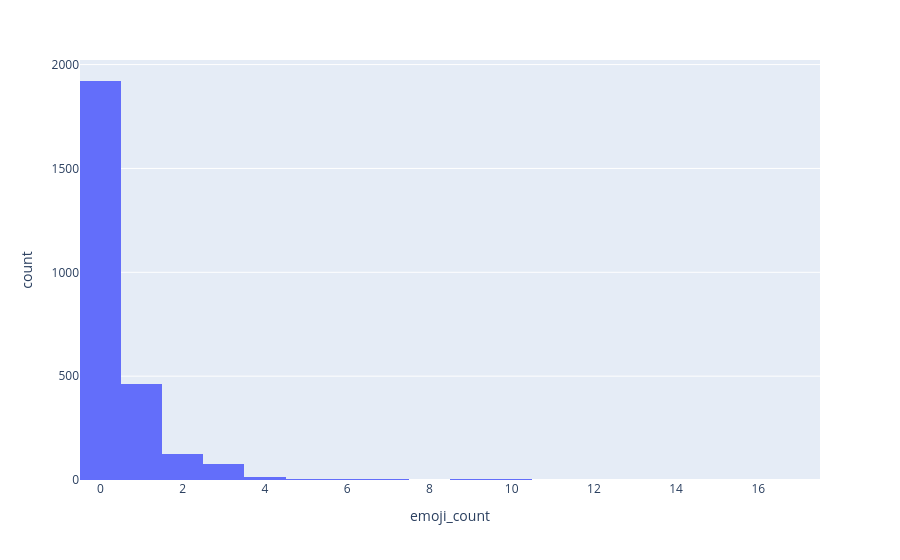

This figure's notebook cell:
### Code cell
fig = px.histogram(df, x="emoji_count")
fig.show()

### Figure 1 — Plotly figure (JSON) as saved in the notebook; plotly's stock layout.template omitted (floating-point values rounded to 4 significant figures; data arrays with more than 128 entries replaced by an {"elided": "..."} marker saying what was removed)
{"data": [{"alignmentgroup": "True", "bingroup": "x", "hovertemplate": "emoji_count=%{x}<br>count=%{y}<extra></extra>", "legendgroup": "", "marker": {"color": "#636efa", "pattern": {"shape": ""}}, "name": "", "offsetgroup": "", "orientation": "v", "showlegend": false, "type": "histogram", "x": {"elided": "2626 int values"}, "xaxis": "x", "yaxis": "y"}], "layout": {"barmode": "relative", "legend": {"tracegroupgap": 0}, "margin": {"t": 60}, "xaxis": {"anchor": "y", "domain": [0, 1], "title": {"text": "emoji_count"}}, "yaxis": {"anchor": "x", "domain": [0, 1], "title": {"text": "count"}}}}
